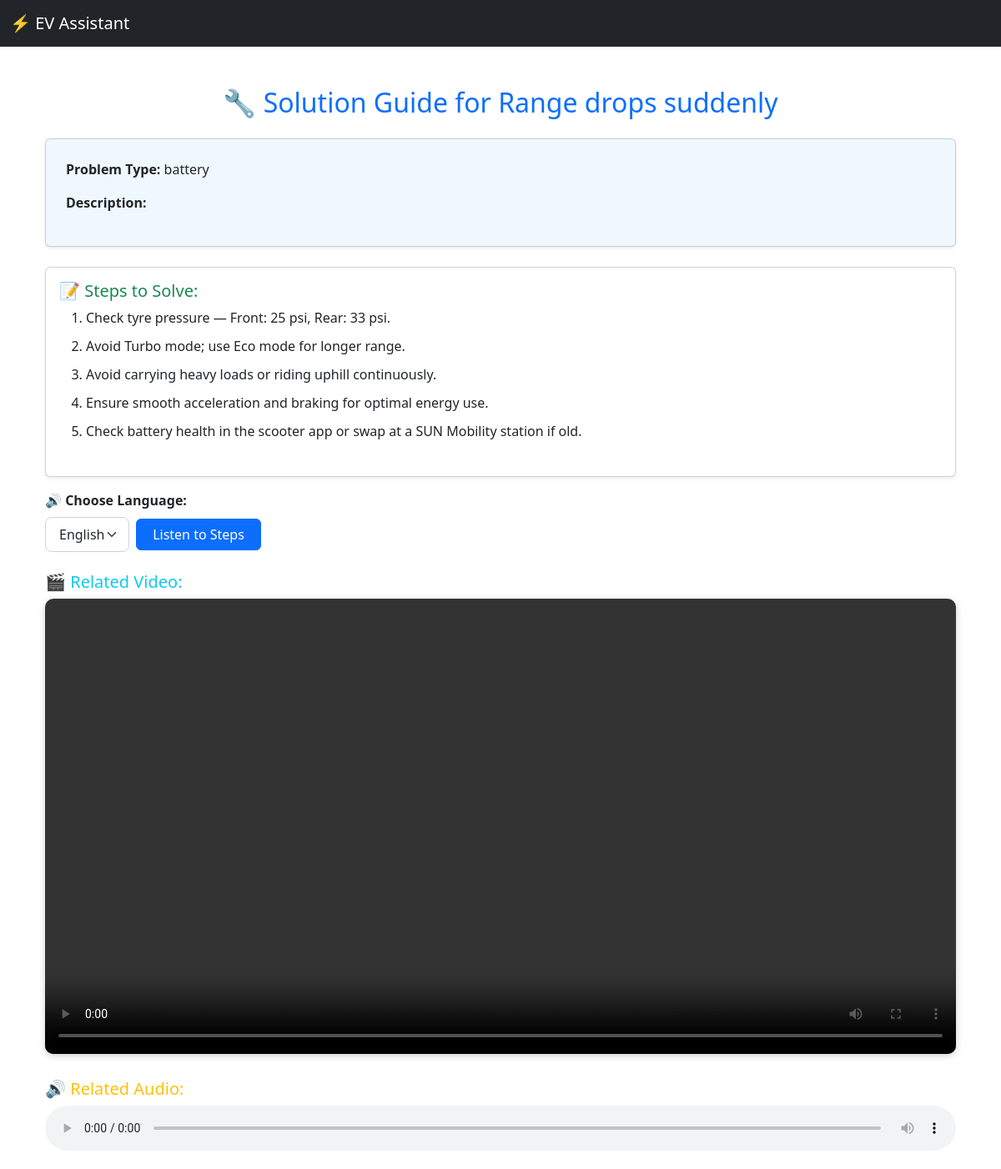
/myapp/solution/3/ (signed in), run on the app's committed database.
### myapp/models.py (models this page shows, shortened)
class ProblemReport(models.Model):
    WARNING_CHOICES = [
        ("battery", "Battery Issue 🔋"),
        ("motor", "Motor Issue ⚡"),
        ("temp", "Temperature 🌡️"),
        ("brake", "Brake Issue 🛑"),
        ("general", "General Fault ⚠️"),
    ]
    user = models.ForeignKey(CustomUser, on_delete=models.CASCADE, related_name="reports")
    problem_type = models.CharField(max_length=50, choices=WARNING_CHOICES)
    major_problem = models.ForeignKey(MajorProblem, on_delete=models.SET_NULL, null=True, blank=True)
    description = models.TextField(blank=True)
    created_at = models.DateTimeField(auto_now_add=True)

class MajorProblem(models.Model):
    WARNING_CHOICES = [
        ("battery", "Battery Issue 🔋"),
        ("motor", "Motor Issue ⚡"),
        ("temp", "Temperature 🌡️"),
        ("brake", "Brake Issue 🛑"),
        ("general", "General Fault ⚠️"),
    ]
    warning_type = models.CharField(max_length=50, choices=WARNING_CHOICES)
    name = models.CharField(max_length=255)

### myapp/views.py (the view)
# urls.py: path("solution/<int:report_id>/", views.problem_solution, name="problem_solution"),
@login_required
@login_required
def problem_solution(request, report_id):
    report = get_object_or_404(ProblemReport, id=report_id)
    major_name = report.major_problem.name if report.major_problem else None
    solution = get_solution(report.problem_type, major_name)
    return render(request, "solution.html", {"report": report, "media": solution})

### myapp/solutions.py (called while the page is built)
def get_solution(problem_type, major_problem):
    if not problem_type or not major_problem:
        return None
    key = (str(problem_type).strip().lower(), str(major_problem).strip().lower())
    return SOLUTIONS.get(key)

### myapp/templates/solution.html (shortened to what this page needs)
{% extends "base.html" %}
{% load static %}
{% block content %}
<div class="container mt-5">
  <h2 class="mb-4 text-center text-primary">🔧 Solution Guide for
    {% if report.major_problem %}
        {{ report.major_problem.name }}
    {% else %}
        {{ report.problem_type }}
    {% endif %}
  </h2>
  <div class="card shadow-sm p-4 mb-4" style="background-color: #f0f8ff;">
    <p><strong>Problem Type:</strong> {{ report.problem_type }}</p>
    <p><strong>Description:</strong> {{ report.description }}</p>
  </div>
  {% if media %}
    {% if media.steps %}
      <div class="card p-3 mb-3 shadow-sm" style="background-color: #ffffff;">
        <h5 class="text-success">📝 Steps to Solve:</h5>
        <ol>
          {% for step in media.steps %}
          <li>{{ step }}</li>
          {% endfor %}
        </ol>
      </div>
      <div class="mb-4">
        <label for="langSelect" class="form-label fw-bold">🔊 Choose Language:</label>
        <div class="d-flex align-items-center gap-2">
          <select id="langSelect" class="form-select w-auto">
            <option value="en-US">English</option>
          </select>
          <button class="btn btn-primary" onclick="speakSteps()">Listen to Steps</button>
        </div>
      </div>
    {% else %}
      <p class="text-danger">⚠️ No steps defined for this problem.</p>
    {% endif %}
    {% if media.video %}
      <div class="my-4">
        <h5 class="text-info">🎬 Related Video:</h5>
        <video controls width="100%" style="border-radius: 10px; box-shadow: 0 2px 8px rgba(0,0,0,0.2);">
          <source src="{% static media.video %}" type="video/mp4">
        </video>
      </div>
    {% endif %}
    {% if media.voice %}
      <div class="my-3">
        <h5 class="text-warning">🔊 Related Audio:</h5>
        <audio controls style="width: 100%;">
          <source src="{% static media.voice %}" type="audio/mp3">
        </audio>
      </div>
    {% endif %}
  {% else %}
    <p class="text-danger">⚠️ No solution media available for this issue yet.</p>
  {% endif %}
</div>
{% endblock %}

### myapp/templates/solution.html (style rules this page uses)
.form-select, select { border-radius: 8px; border: 1px solid #ced4da; padding: 0.5rem 1rem; }
button { min-width: 150px; }
ol li { margin-bottom: 10px; }

### data on the page
ProblemReport: major_problem.name "Range drops suddenly", problem_type "battery"

### other printed values
{{ step }} "Check tyre pressure — Front: 25 psi, Rear: 33 psi." "Avoid Turbo mode; use Eco mode for longer range." "Avoid carrying heavy loads or riding uphill continuously." "Ensure smooth acceleration and braking for optimal energy use." "Check battery health in the scooter app or swap at a SUN Mobility station if old."
